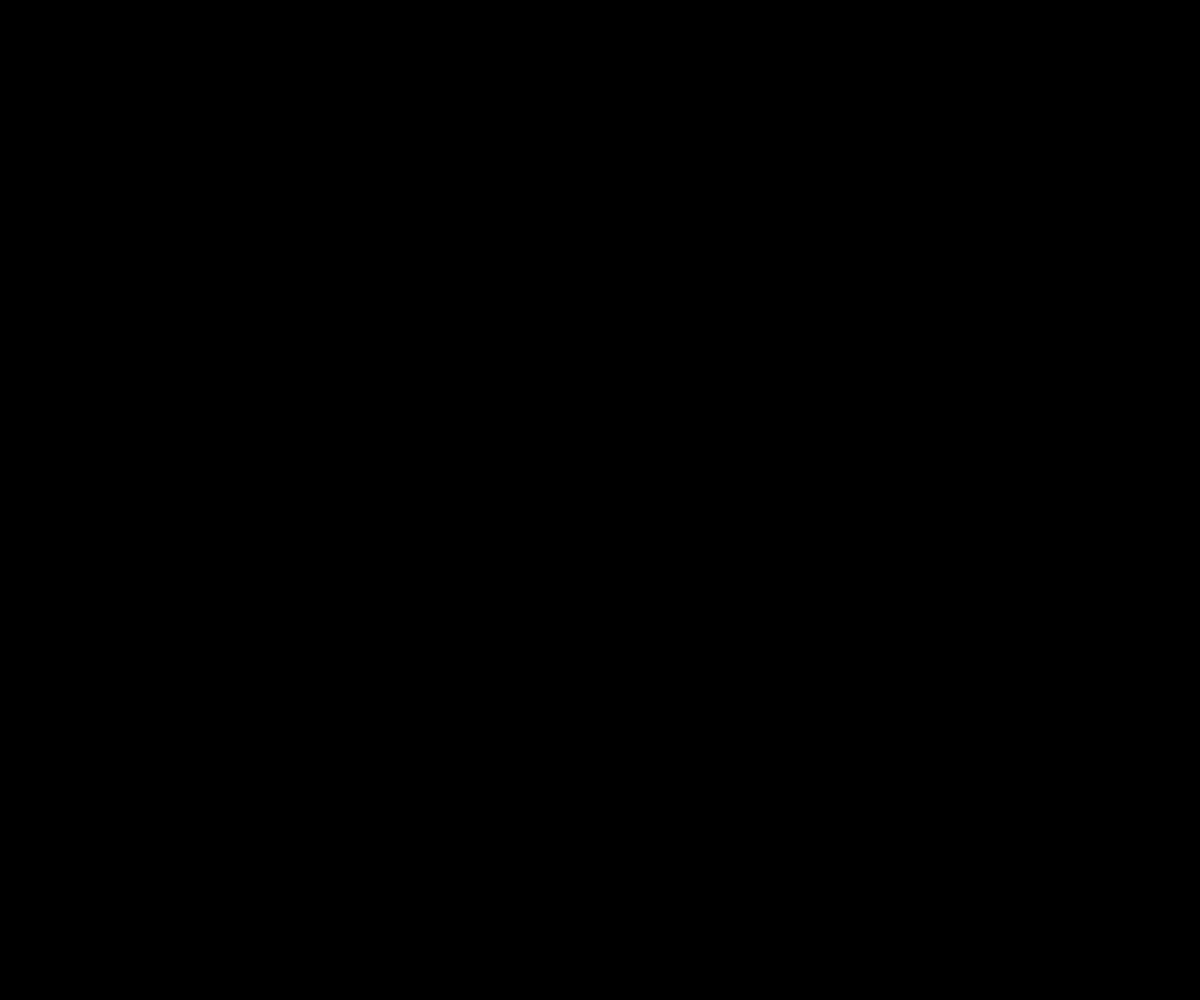
Frame 1 (no input)
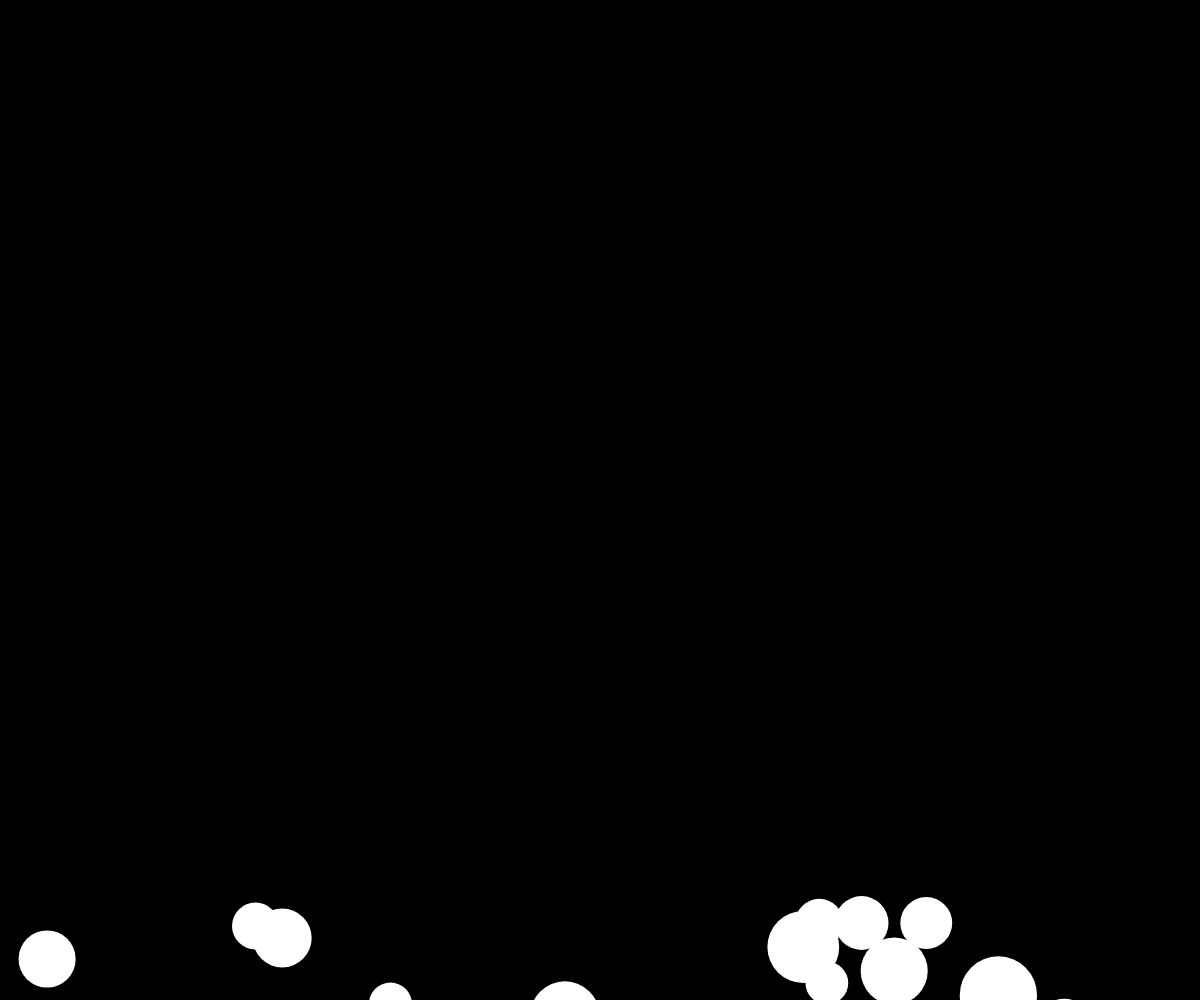
Frame 60 (no input)
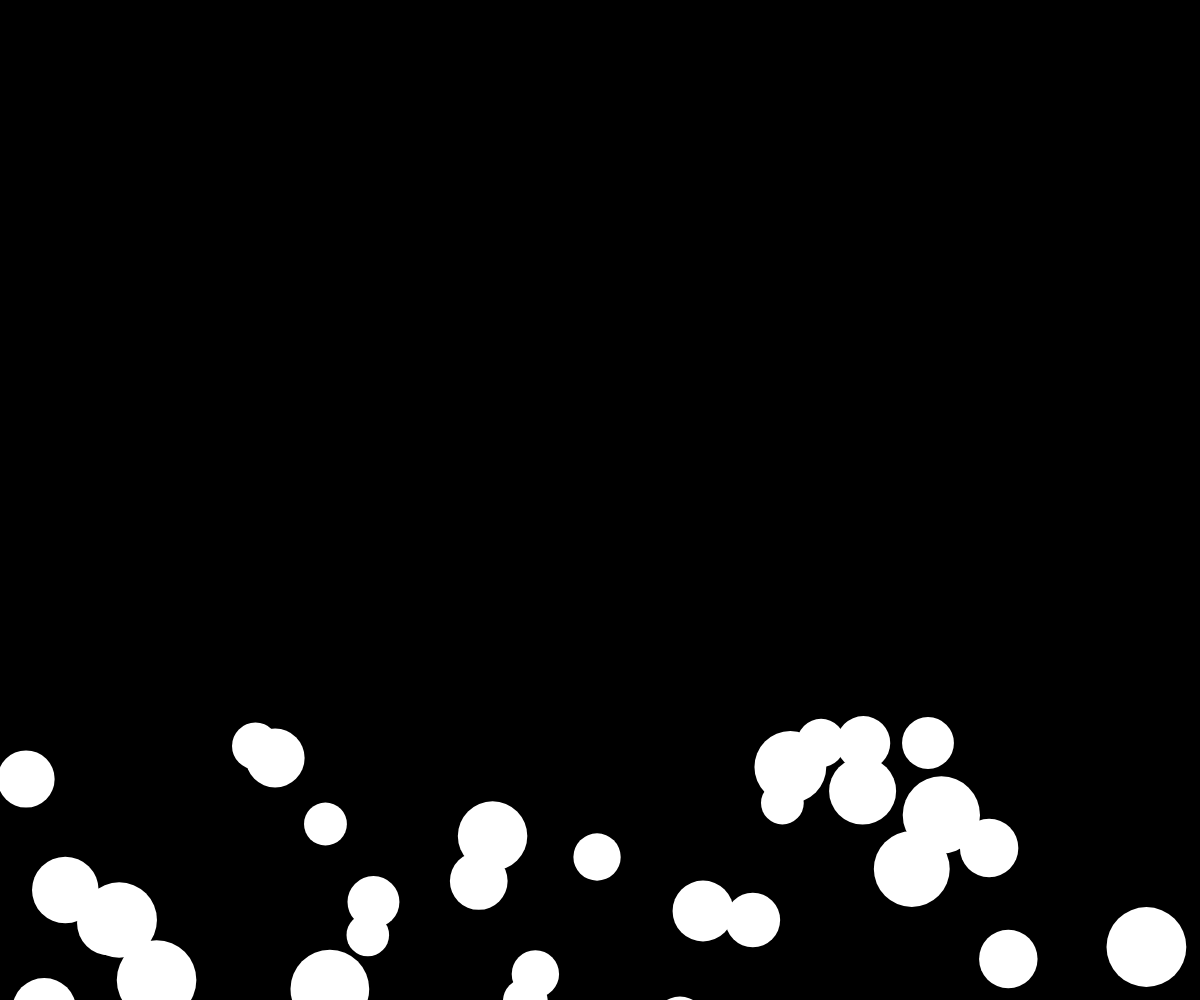
Frame 120 (the mouse pressed at the canvas centre since frame 60)

The p5.js sketch that drew these frames (run headless with seeded random() and noise() and a simulated clock; from frame 60 on, the mouse is pressed at the canvas centre):

// p5.js sketch
// ── sketch.js
// Bubbles OOP

let theBubbles = []

function setup() {
  createCanvas(windowWidth, windowHeight);
  window.setInterval(spawnBubble, 100)
}

function draw() {
  background("black");
  for(let i=theBubbles.length-1; i>= 0; i--) {
    if (theBubbles[i].isPopped) {
      theBubbles.splice(i, 1)

    }
    else {
      theBubbles[i].move();
      theBubbles[i].display();

    }
  }
}

function spawnBubble() {
  let someBubble = new Bubble();
  theBubbles.push(someBubble);
}

class Bubble {
  constructor() {
    this.x = random(width);
    this.y = height + 100;
    this.dx = 0;
    this.dy = -3;
    this.radius = random(20, 40);
    this.theta = 0;
    this.isAlive = true;
    this.whenIDied = 0;
    this.waitTime = 1000;
    this.isPopped = false;
  }

  move() {
    if (this.y - this.radius > 0) {
      this.x += this.dx;
     this.y += this.dy;

     this.dx = map(noise(this.theta), 0, 1, -5, 5);
     this.theta += 0.02;
    }
    else if (this.isAlive) {
      this.isAlive = false;
      this.whenIDied = millis();
    }
    else {
      if (millis() > this.whenIDied + this.waitTime) {
        this.isPopped = true;
      }
    }
  }

  display() {
    if (!this.isPopped) {
      noStroke();
     fill("white");
     ellipse(this.x, this.y, this.radius*2, this.radius*2);
    }
  }  
}
